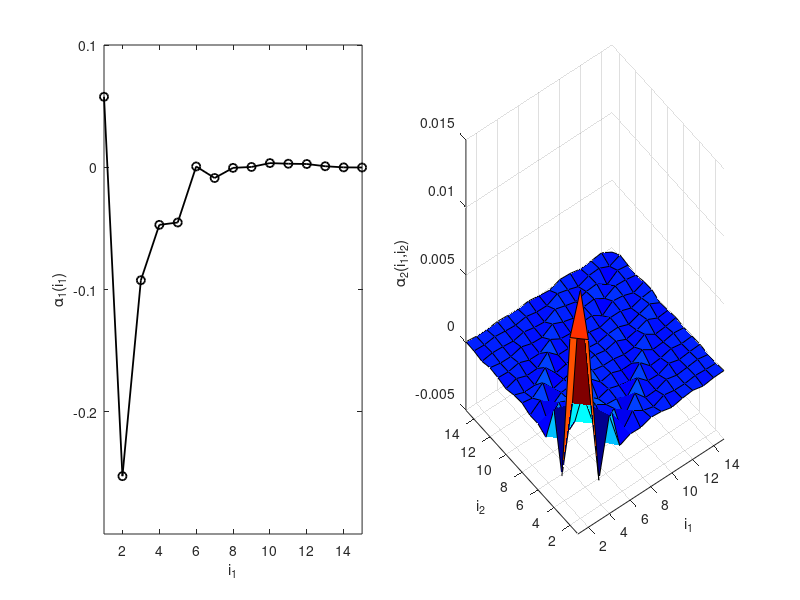

MATLAB code to generate this figure:
clear 
close all
clc

load('EM_3rdOrder_exp1_005')

figure()
subplot(1,2,1)
plot(1:15,ALPHA1_REG,'k-o','LineWidth',1.3)
xlabel('i_1')
ylabel('\alpha_1(i_1)')
axis([1 15 -0.3 0.1])
subplot(1,2,2)
surf(1:15,1:15,ALPHA2_REG)
colormap jet
xlabel('i_1')
ylabel('i_2')
zlabel('\alpha_2(i_1,i_2)')
axis([1 15 1 15 -0.005 0.015])